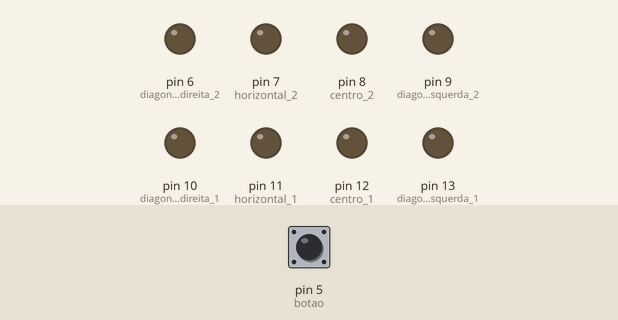
A sketch run on a simulated Arduino Uno, built with avr-gcc and run on an emulated ATmega328P. Shown: output pins drawn as LEDs (lit = HIGH). The inputs (shaded band) are chosen by the test bench; at power-on: pin 5 (botao) HIGH. Random numbers use the default seed unless the sketch sets one.

Above: at 1.2 s.
1.3 s: pin 5 (botao) pulled LOW for 0.15 s
At 6.9 s:
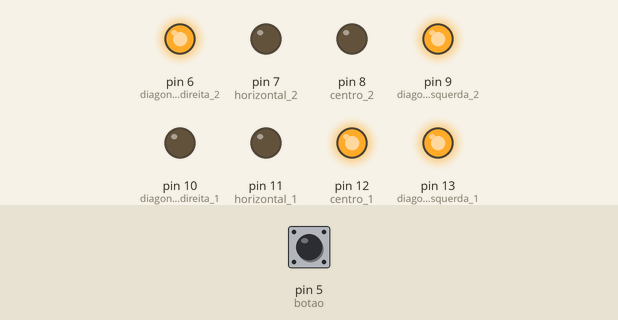
At 10.2 s:
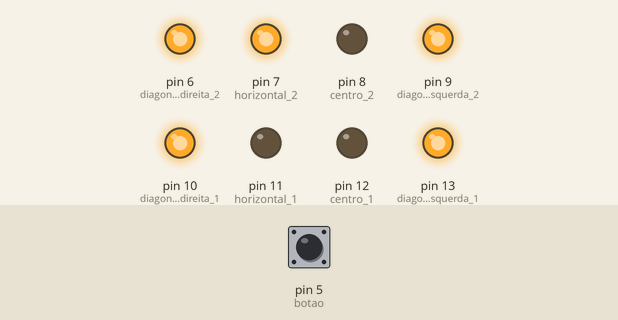
10.3 s: pin 5 (botao) driven HIGH
11.8 s: pin 5 (botao) driven LOW
At 14.8 s:
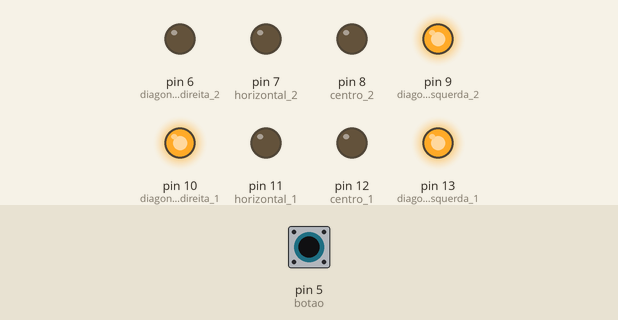
Timing chart, 0 to 24.2 s (numbered marks = the images above; inputs shaded):
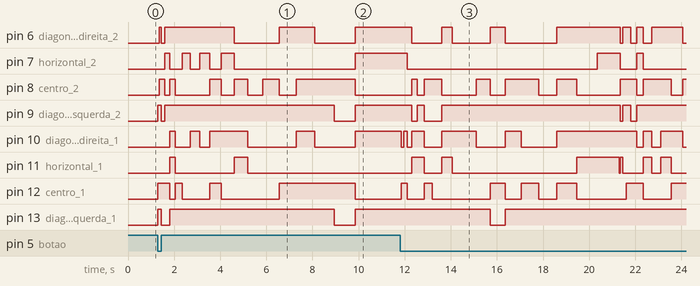

The sketch:

DiceGameArduino.ino
```cpp
//Author: brunomirandades

//pino botão de acionamento
#define botao 5

//definicao dos pinos do primeiro dado
#define centro_1 12 // '.'
#define diagonal_esquerda_1 13 // '\'
#define diagonal_direita_1 10 // '/'
#define horizontal_1 11 // '..'

//definicao dos pinos do segundo dado
#define centro_2 8 // '.'
#define diagonal_esquerda_2 9 // '\'
#define diagonal_direita_2 6 // '/'
#define horizontal_2 7 // '..'

//variavel de intertravamento
int liberado_para_jogar = 1;

void setup()
{
  //botao pino de entrada com pullup interno
  pinMode(botao, INPUT_PULLUP);

  //pinos de saída do dado 1 para cada LED
  pinMode(centro_1, OUTPUT);
  pinMode(diagonal_esquerda_1, OUTPUT);
  pinMode(diagonal_direita_1, OUTPUT);
  pinMode(horizontal_1, OUTPUT);

  //pinos de saida do dado 2 para cada LED
  pinMode(centro_2, OUTPUT);
  pinMode(diagonal_esquerda_2, OUTPUT);
  pinMode(diagonal_direita_2, OUTPUT);
  pinMode(horizontal_2, OUTPUT);

  //inicialicação do gerador de numero aleatorio
  randomSeed(analogRead(0));
}


void loop()
{
  //quando pressionado o botão os dados irao rolar fazendo a animacao
  //a variavel liberado_para_jogar é intertravamento
  //enquanto a animação estiver ocorrendo nao deve ser possivel iniciar novamente até terminar
  if(digitalRead(botao) == 0 && liberado_para_jogar == 1){
	liberado_para_jogar = 0; //intertravamento desativado
	jogar_dados();
	liberado_para_jogar = 1; //intertravamento ativado
  }
}

//funcao de animacao de rolagem dos dados
void jogar_dados()
{
	//parametros da animacao com efeito de transicao de rapido para devagar
	int limite_superior = 1000; //tempo em ms do ultimo instante da animação
	int incremento = 50; //tempo em ms do primeiro instante de animacao e incremento

	//loop da animacao
	for(int i = incremento; i < limite_superior; i += incremento)
	{
		//dado 1 - mostra o numero
		acender_leds(1, sortear_numero());
		//dado 2 - mostra o numero
		acender_leds(2, sortear_numero());
		delay(i);
	}
}

//receber numeros aleatorios para sortear os dados
int sortear_numero()
{
	return random(1, 7); //retornar o valor sorteado pela função do sistema
}

void acender_leds(int dado, int numero)
{
	//rotina de iluminacao dos leds para o dado 1
	if(dado == 1)
	{
    //todos os leds sao apagados antes de apresentar um novo numero
		digitalWrite(centro_1, LOW);
		digitalWrite(diagonal_direita_1, LOW);
		digitalWrite(diagonal_esquerda_1, LOW);
		digitalWrite(horizontal_1, LOW);

    //operador de decisao entre os numeros com o desenho formado pelos leds para cada um deles
		switch(numero){
			case 1:
			  digitalWrite(centro_1, HIGH);
			break;
			case 2:
			  digitalWrite(diagonal_esquerda_1, HIGH);
			break;
			case 3:
			  digitalWrite(centro_1, HIGH);
			  digitalWrite(diagonal_esquerda_1, HIGH);
			break;
			case 4:
			  digitalWrite(diagonal_direita_1, HIGH);
			  digitalWrite(diagonal_esquerda_1, HIGH);
			break;
			case 5:
			  digitalWrite(centro_1, HIGH);
			  digitalWrite(diagonal_direita_1, HIGH);
			  digitalWrite(diagonal_esquerda_1, HIGH);
			break;
			case 6:
			  digitalWrite(horizontal_1, HIGH);
			  digitalWrite(diagonal_direita_1, HIGH);
			  digitalWrite(diagonal_esquerda_1, HIGH);
			break;
		}
	}

	//rotina de iluminacao dos leds para o dado 2
	if(dado == 2)
	{
  //todos os leds sao apagados antes de apresentar um novo numero
		digitalWrite(centro_2, LOW);
		digitalWrite(diagonal_direita_2, LOW);
		digitalWrite(diagonal_esquerda_2, LOW);
		digitalWrite(horizontal_2, LOW);

    //operador de decisao entre os numeros com o desenho formado pelos leds para cada um deles
		switch(numero){
			case 1:
			  digitalWrite(centro_2, HIGH);
			break;
			case 2:
			  digitalWrite(diagonal_esquerda_2, HIGH);
			break;
			case 3:
			  digitalWrite(centro_2, HIGH);
			  digitalWrite(diagonal_esquerda_2, HIGH);
			break;
			case 4:
			  digitalWrite(diagonal_direita_2, HIGH);
			  digitalWrite(diagonal_esquerda_2, HIGH);
			break;
			case 5:
			  digitalWrite(centro_2, HIGH);
			  digitalWrite(diagonal_direita_2, HIGH);
			  digitalWrite(diagonal_esquerda_2, HIGH);
			break;
			case 6:
			  digitalWrite(horizontal_2, HIGH);
			  digitalWrite(diagonal_direita_2, HIGH);
			  digitalWrite(diagonal_esquerda_2, HIGH);
			break;
		}
	}
}
```

Measured:
- after the input at 1.3 s, pin 6 (diagonal_direita_2): goes HIGH 0.10 s, LOW 0.15 s, HIGH 3.0 s, LOW 2.0 s, HIGH 1.6 s, LOW 1.8 s, then HIGH, starting after 0.05 s; pin 7 (horizontal_2): LOW → HIGH after 0.30 s, → LOW 0.20 s later, → HIGH 0.55 s later, → LOW 0.35 s later, … (9 changes in this stretch)
- after the input at 10.3 s, every drawn part: stays the same
- after the input at 11.8 s, pin 6 (diagonal_direita_2): HIGH → LOW after 0.50 s, → HIGH 1.3 s later, → LOW 0.45 s later, → HIGH 1.7 s later, … (13 changes in this stretch); pin 7 (horizontal_2): goes LOW 8.3 s, HIGH 1.0 s, LOW 0.70 s, HIGH 0.30 s, then LOW, starting after 0.30 s
